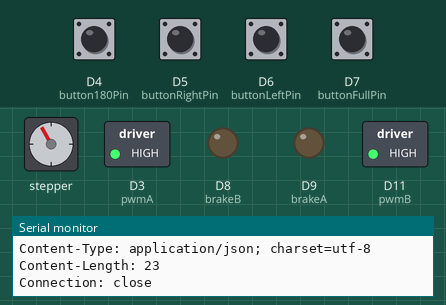
Simulated run of this sketch. Board: Arduino Uno R4 WiFi. Parts: stepper motor, switched loads named in the sketch (green lamp = pin HIGH), output pins drawn as LEDs (lit = HIGH), the last lines printed to the serial monitor. The test bench sets the inputs (shaded band); at power-on: D4 (button180Pin), D5 (buttonRightPin), D6 (buttonLeftPin), D7 (buttonFullPin) HIGH. WiFi joins after 1.5 s; servers stay silent unless stated; web services answer with replies made up by the test bench; stepper angles assume 300 steps per turn.

Above: at 2.54 s.
2.8 s: D5 (buttonRightPin) pulled LOW for 3.2 s
At 2.81 s:
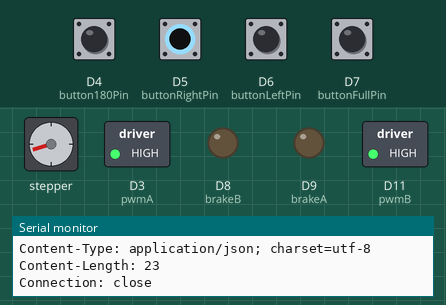
7.8 s: D5 (buttonRightPin) pulled LOW for 1.05 s
At 8.48 s:
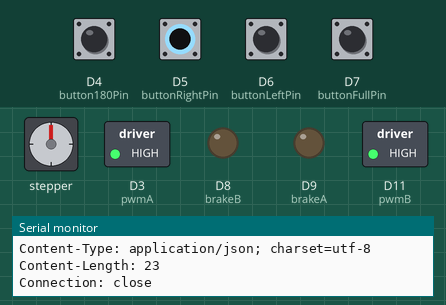
14.4 s: D6 (buttonLeftPin) pulled LOW for 1.05 s
At 15.09 s:
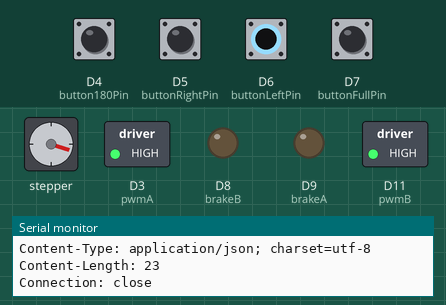
17.9 s: D6 (buttonLeftPin) pulled LOW for 3.2 s
At 18.23 s:
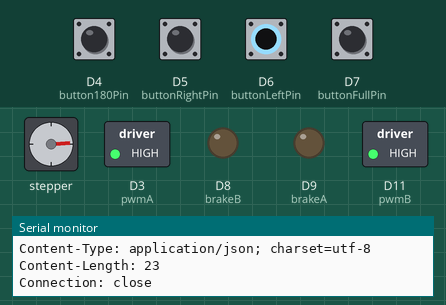
26.6 s: D5 (buttonRightPin) driven LOW and D6 (buttonLeftPin) driven LOW
30.6 s: D7 (buttonFullPin) pulled LOW for 1.05 s
Timing chart, 0 to 35.4 s (numbered marks = the images above; inputs shaded):
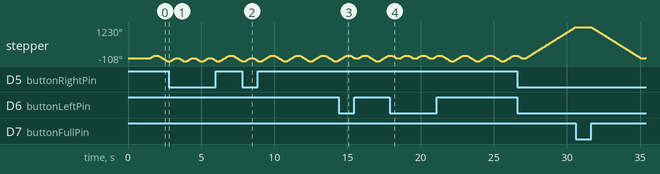

The sketch:

motor.ino
```cpp
#include <WiFiS3.h>
#include <ArduinoJson.h>
#include "Stepper.h"
#include "arduino_motor_config.h"

WiFiServer server(server_port);  // Gebruik de variabele uit config.h

// Define number of steps per revolution:
const int stepsPerRevolution = 300;

// Geef de motoraansturingspinnen namen:
#define pwmA 3
#define pwmB 11
#define brakeA 9
#define brakeB 8
#define dirA 12
#define dirB 13

// Knoppen
int buttonRightPin = 5;
int buttonLeftPin = 6;
int buttonFullPin = 7; // Nieuwe knop pin voor 180 graden rotatie
int button180Pin = 4;

// Telegram bot gegevens


// Initialiseer de stepper bibliotheek op het motor schild:
Stepper myStepper = Stepper(stepsPerRevolution, dirA, dirB);

bool isRotatingRight = false; // Bijhouden of de motor momenteel naar rechts draait
bool isRotatingLeft = false;  // Bijhouden of de motor momenteel naar links draait

int currentPosition = 0; // Variabele om huidige positie bij te houden

void setup() {
  Serial.begin(9600);
  while (!Serial) {
    ; // Wacht tot de seriële poort is geopend
  }

  // Verbinden met WiFi-netwerk
  Serial.println();
  Serial.println("Verbinden met WiFi...");
  WiFi.begin(ssid, password);

  while (WiFi.status() != WL_CONNECTED) {
    delay(500);
    Serial.print(".");
  }

  Serial.println("");
  Serial.println("WiFi verbonden");
  Serial.println("IP-adres: ");
  Serial.println(WiFi.localIP());

  server.begin();

  // Stel de PWM- en rempinnen in zodat de richtingspinnen kunnen worden gebruikt om de motor aan te sturen:
  pinMode(pwmA, OUTPUT);
  pinMode(pwmB, OUTPUT);
  pinMode(brakeA, OUTPUT);
  pinMode(brakeB, OUTPUT);

  pinMode(buttonRightPin, INPUT_PULLUP);
  pinMode(buttonLeftPin, INPUT_PULLUP);
  pinMode(buttonFullPin, INPUT_PULLUP);
  pinMode(button180Pin, INPUT_PULLUP); // Stel de nieuwe knop pin in als invoer met pull-up weerstand

  digitalWrite(pwmA, HIGH);
  digitalWrite(pwmB, HIGH);
  digitalWrite(brakeA, LOW);
  digitalWrite(brakeB, LOW);

  // Stel de motorsnelheid in (RPM's):
  myStepper.setSpeed(60);

  // Stel de beginpositie in op 0
  myStepper.step(-currentPosition);
}

void loop() {
  WiFiClient client = server.available();
  if (client) {
    while (!client.available()) {
      delay(1);
    }

    // Lees het commando van de client
    String command = client.readStringUntil('\r');
    client.flush();

    // Voer het ontvangen commando uit
    if (command == "R") {
      if (!isRotatingRight && currentPosition != 1025) {
        rechts();
        sendMessageToTelegram("Motor draait naar rechts.");
      }
    } else if (command == "L") {
      if (!isRotatingLeft && currentPosition != 1025) {
        links();
        sendMessageToTelegram("Motor draait naar links.");
      }
    } else if (command == "F") {
      if (currentPosition != 0) {
        moveToZero();
        sendMessageToTelegram("Motor draait terug naar 0.");
      }
    } else if (command == "A") {
      if (currentPosition == 0) {
        rotate180();
        sendMessageToTelegram("Motor draait 180 graden.");
      }
    }
  }

  // Controleer fysieke knoppen
  if (digitalRead(buttonRightPin) == HIGH && !isRotatingRight && currentPosition != 1025) {
    rechts();
    sendMessageToTelegram("Motor draait naar rechts (knop ingedrukt).");
  } else if (digitalRead(buttonLeftPin) == HIGH && !isRotatingLeft && currentPosition != 1025) {
    links();
    sendMessageToTelegram("Motor draait naar links (knop ingedrukt).");
  } else if (digitalRead(buttonFullPin) == HIGH && currentPosition != 0) {
    moveToZero();
    sendMessageToTelegram("Motor draait terug naar 0 (knop ingedrukt).");
  } else if (digitalRead(button180Pin) == HIGH && currentPosition == 0) {
    rotate180();
    sendMessageToTelegram("Motor draait 180 graden (knop ingedrukt).");
  }
}

void rechts() {
  if (!isRotatingLeft) {
    myStepper.step(90);
    currentPosition += 90; // Update positie
    isRotatingRight = true;
  } else {
    myStepper.step(180); // Verdubbel de stappen in vergelijking met links
    currentPosition += 180; // Update positie
    isRotatingRight = true;
    isRotatingLeft = false;
  }
}

void links() {
  if (!isRotatingRight) {
    myStepper.step(-90);
    currentPosition -= 90; // Update positie
    isRotatingLeft = true;
  } else {
    myStepper.step(-180); // Verdubbel de stappen in vergelijking met rechts
    currentPosition -= 180; // Update positie
    isRotatingLeft = true;
    isRotatingRight = false;
  }
}

void rotate180() {
  if (currentPosition == 0) { // Controleer of huidige positie 0 is
    myStepper.step(1025); // Draai 180 graden (1025 stappen)
    currentPosition = 1025; // Update positie naar 1025
  }
}

void moveToZero() {
  // Beweeg alleen naar nulpositie als de huidige positie niet al nul is
  if (currentPosition != 0) {
    int stepsToZero = -currentPosition; // Stappen nodig om terug te keren naar de nulpositie
    myStepper.step(stepsToZero);
    currentPosition = 0; // Reset positie naar 0
    isRotatingRight = false; // Reset rotatie vlaggen
    isRotatingLeft = false;
  }
}

void sendMessageToTelegram(String message) {
  WiFiSSLClient client;

  if (client.connect("api.telegram.org", 443)) {  // Verbinden met de Telegram server
    String url = "/bot" + String(botToken) + "/sendMessage?chat_id=" + String(chatId) + "&text=" + message;

    // Maak HTTP verzoek
    client.println("GET " + url + " HTTP/1.1");
    client.println("Host: api.telegram.org");
    client.println("Connection: close");
    client.println();

    // Debug: Toon het verzonden bericht
    Serial.println("Verzonden naar Telegram: " + message);

    // Debug: Toon de server response
    while (client.connected()) {
      String line = client.readStringUntil('\n');
      if (line == "\r") {
        break;
      }
      Serial.println(line);
    }
  } else {
    Serial.println("Verbinding met Telegram mislukt!");
  }
  client.stop();
}
```

arduino_motor_config.h
```cpp
// config.h
#ifndef CONFIG_H
#define CONFIG_H

// WiFi credentials
const char* ssid = "ssid";
const char* password = "password";

// Server IP address
const int server_port = 80;
// telegram creds
const char* botToken = "token";
const char* chatId = "cahtid";

#endif
```
